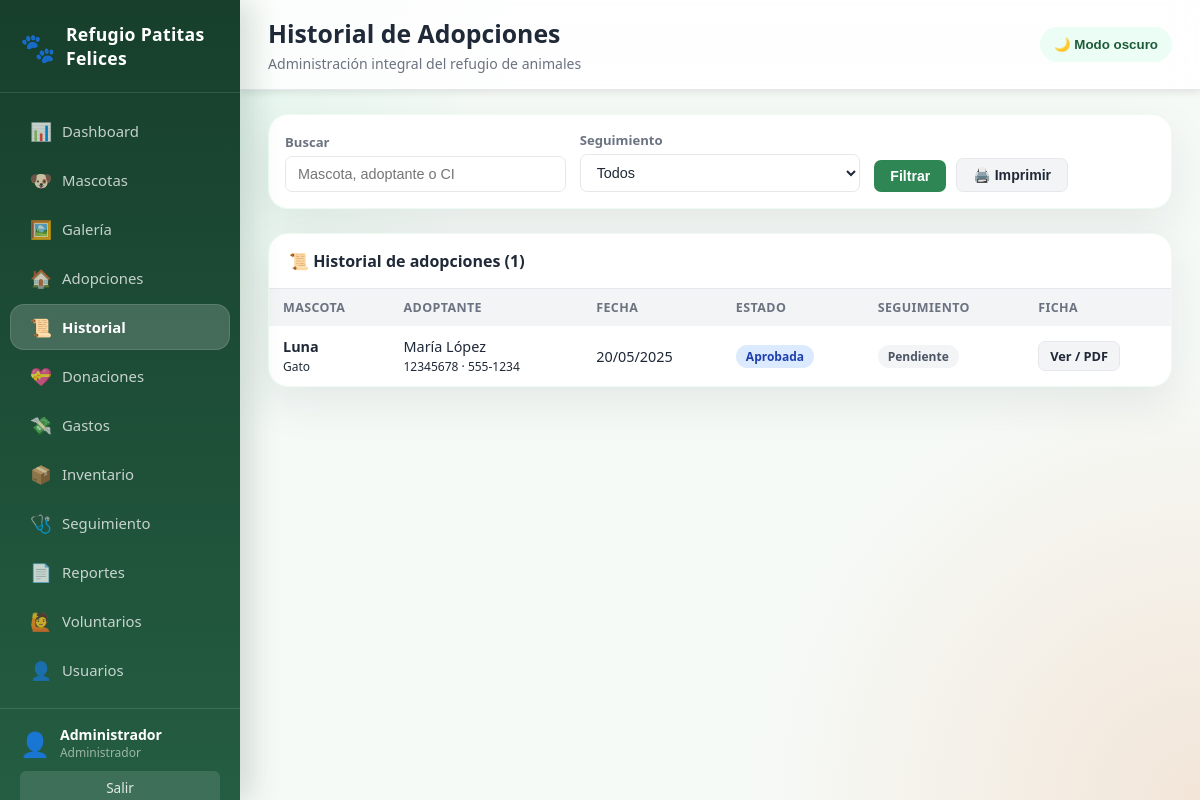
The page /pages/historial_adopciones.php (signed in) on the database its author committed.
### tables this page shows
CREATE TABLE adopciones (
    id INT AUTO_INCREMENT PRIMARY KEY,
    animal_id INT NOT NULL,
    adoptante_id INT NOT NULL,
    fecha_solicitud DATE NOT NULL,
    fecha_adopcion DATE DEFAULT NULL,
    fecha_entrega DATE DEFAULT NULL,
    estado ENUM('pendiente','aprobada','rechazada','entregada') DEFAULT 'pendiente',
    seguimiento_estado ENUM('pendiente','programado','en_seguimiento','completado','alerta') DEFAULT 'pendiente',
    observaciones TEXT,
    responsable_id INT DEFAULT NULL,
    creado_en TIMESTAMP DEFAULT CURRENT_TIMESTAMP,
    FOREIGN KEY (animal_id) REFERENCES animales(id),
    FOREIGN KEY (adoptante_id) REFERENCES adoptantes(id),
    FOREIGN KEY (responsable_id) REFERENCES usuarios(id)
);

CREATE TABLE animales (
    id INT AUTO_INCREMENT PRIMARY KEY,
    nombre VARCHAR(100) NOT NULL,
    especie ENUM('perro','gato','ave','conejo','otro') NOT NULL,
    raza VARCHAR(100),
    edad_años TINYINT UNSIGNED DEFAULT 0,
    edad_meses TINYINT UNSIGNED DEFAULT 0,
    tamanio ENUM('pequeño','mediano','grande','gigante') DEFAULT 'mediano',
    sexo ENUM('macho','hembra') NOT NULL,
    peso DECIMAL(5,2),
    color VARCHAR(80),
    estado_salud ENUM('excelente','bueno','regular','critico') NOT NULL DEFAULT 'bueno',
    vacunacion_estado ENUM('completa','parcial','pendiente','desconocida') DEFAULT 'pendiente',
    esterilizacion_estado ENUM('esterilizado','no_esterilizado','pendiente','desconocido') DEFAULT 'pendiente',
    fecha_rescate DATE NOT NULL,
    fecha_ingreso DATE DEFAULT NULL,
    lugar_rescate VARCHAR(200),
    estado ENUM('disponible','adoptado','en_tratamiento','reservado') DEFAULT 'disponible',
    foto VARCHAR(255) DEFAULT NULL,
    personalidad TEXT,
    historia_rescate TEXT,
    observaciones TEXT,
    observaciones_adicionales TEXT,
    creado_en TIMESTAMP DEFAULT CURRENT_TIMESTAMP
);

CREATE TABLE adoptantes (
    id INT AUTO_INCREMENT PRIMARY KEY,
    nombre_completo VARCHAR(150) NOT NULL,
    dni VARCHAR(20) NOT NULL UNIQUE,
    fecha_nacimiento DATE DEFAULT NULL,
    telefono VARCHAR(20),
    email VARCHAR(100),
    direccion VARCHAR(200),
    ciudad VARCHAR(100),
    ocupacion VARCHAR(100),
    profesion VARCHAR(120),
    referencia_personal VARCHAR(200),
    motivo_adopcion TEXT,
    tipo_vivienda ENUM('casa','departamento','habitacion','quinta','otro') DEFAULT 'casa',
    tiene_patio TINYINT(1) DEFAULT 0,
    posee_otras_mascotas TINYINT(1) DEFAULT 0,
    cantidad_personas_hogar TINYINT UNSIGNED DEFAULT 1,
    observaciones TEXT,
    estado_civil ENUM('soltero','casado','divorciado','viudo','union_libre') DEFAULT 'soltero',
    creado_en TIMESTAMP DEFAULT CURRENT_TIMESTAMP
);

### includes/config.php (called while the page is built, shortened)
<?php
function e($str) {
    return htmlspecialchars((string)($str ?? ''), ENT_QUOTES, 'UTF-8');
}
function fechaLatina($fecha) {
    return $fecha ? date('d/m/Y', strtotime($fecha)) : '-';
}

### pages/historial_adopciones.php (the view, shortened to what this page needs)
<?php
require_once '../includes/config.php';
$pdo = conectar();
$buscar = trim($_GET['buscar'] ?? '');
$where = "WHERE 1=1";
$params = [];
$stmt = $pdo->prepare("
    SELECT a.*, an.nombre animal_nombre, an.especie, ad.nombre_completo, ad.dni, ad.telefono, ad.email, ad.direccion, ad.ciudad
    FROM adopciones a
    JOIN animales an ON a.animal_id = an.id
    JOIN adoptantes ad ON a.adoptante_id = ad.id
    $where
    ORDER BY COALESCE(a.fecha_adopcion, a.fecha_solicitud) DESC
");
$stmt->execute($params);
$historial = $stmt->fetchAll();
include '../includes/header.php';
?>
<div class="card filters-card no-print">
    <form method="GET" class="filter-grid">
        <div class="form-group"><label>Buscar</label><input type="text" name="buscar" value="<?= e($buscar) ?>" placeholder="Mascota, adoptante o CI"></div>
        <div class="form-group"><label>Seguimiento</label><select name="estado"><option value="">Todos</option></select></div>
        <div class="form-actions inline"><button class="btn btn-primary">Filtrar</button><button type="button" onclick="window.print()" class="btn btn-secondary">🖨️ Imprimir</button></div>
    </form>
</div>
<div class="card printable">
    <div class="card-header"><h2>📜 Historial de adopciones (<?= count($historial) ?>)</h2></div>
    <div class="table-wrap">
        <table>
            <thead><tr><th>Mascota</th><th>Adoptante</th><th>Fecha</th><th>Estado</th><th>Seguimiento</th><th class="no-print">Ficha</th></tr></thead>
            <tbody>
            <?php foreach ($historial as $h): ?>
            <tr>
                <td><strong><?= e($h['animal_nombre']) ?></strong><br><small><?= ucfirst(e($h['especie'])) ?></small></td>
                <td><?= e($h['nombre_completo']) ?><br><small><?= e($h['dni']) ?> · <?= e($h['telefono']) ?></small></td>
                <td><?= fechaLatina($h['fecha_adopcion'] ?: $h['fecha_solicitud']) ?></td>
                <td><span class="badge badge-azul"><?= ucfirst(e($h['estado'])) ?></span></td>
                <td><span class="badge badge-gris"><?= ucfirst(str_replace('_',' ', e($h['seguimiento_estado'] ?? 'pendiente'))) ?></span></td>
                <td class="no-print"><a class="btn btn-secondary btn-sm" href="adopciones.php?accion=ver&id=<?= $h['id'] ?>">Ver / PDF</a></td>
            </tr>
            <?php endforeach; ?>
            </tbody>
        </table>
    </div>
</div>
<?php include '../includes/footer.php'; ?>

### css/style.css (style rules this page uses)
*, *::before, *::after { box-sizing: border-box; margin: 0; padding: 0; }
:root { --verde: #2d8653; --verde-light:#e8f5ee; --verde-dark: #1e5c38; --naranja: #e07b39; --azul: #3a7bd5; --rojo: #d94f4f; --gris: #6b7280; --gris-light: #f3f4f6; --blanco: #ffffff; --texto: #1f2937; --borde: #e5e7eb; --sombra: 0 2px 8px rgba(0,0,0,.10); --sidebar-w: 240px; }
body { font-family: 'Segoe UI', system-ui, sans-serif; background: var(--gris-light); color: var(--texto); display: flex; min-height: 100vh; }
.card { background: var(--blanco); border-radius: 10px; box-shadow: var(--sombra); overflow: hidden; margin-bottom: 24px; }
.card-header { display: flex; align-items: center; justify-content: space-between; padding: 16px 20px; border-bottom: 1px solid var(--borde); }
.card-header h2 { font-size: 1rem; font-weight: 700; }
.table-wrap { overflow-x: auto; }
table { width: 100%; border-collapse: collapse; font-size: .9rem; }
thead { background: var(--gris-light); }
th { padding: 10px 14px; text-align: left; font-size: .78rem; text-transform: uppercase; color: var(--gris); letter-spacing: .4px; }
td { padding: 11px 14px; border-bottom: 1px solid var(--borde); vertical-align: middle; }
tr:last-child td { border-bottom: none; }
.badge { display: inline-block; padding: 3px 10px; border-radius: 20px; font-size: .75rem; font-weight: 600; }
.badge-azul { background: #dbeafe; color: #1e40af; }
.badge-gris { background: #f3f4f6; color: #4b5563; }
.btn { display: inline-flex; align-items: center; gap: 6px; padding: 8px 16px; border-radius: 7px; font-size: .88rem; font-weight: 600; border: none; cursor: pointer; text-decoration: none; transition: opacity .15s, transform .1s; }
.btn-primary { background: var(--verde); color: #fff; }
.btn-secondary { background: var(--gris-light); color: var(--texto); border: 1px solid var(--borde); }
.btn-sm { padding: 5px 11px; font-size: .8rem; }
.form-group { display: flex; flex-direction: column; gap: 5px; }
label { font-size: .82rem; font-weight: 600; color: var(--gris); }
input, select, textarea { padding: 9px 12px; border: 1px solid var(--borde); border-radius: 7px; font-size: .9rem; color: var(--texto); background: var(--blanco); transition: border-color .15s; width: 100%; }
.form-actions { display: flex; gap: 10px; margin-top: 20px; }
:root { --menta: #9be7c4; --crema: #fff7ed; --lila: #a78bfa; --panel: rgba(255,255,255,.86); --gradiente: linear-gradient(135deg, #164e38 0%, #2d8653 45%, #e07b39 100%); }
body { background: radial-gradient(circle at top left, rgba(155,231,196,.35), transparent 32rem), radial-gradient(circle at bottom right, rgba(224,123,57,.16), transparent 28rem), #f6faf7; }
.card, .form-card, .stat-card { border: 1px solid rgba(34, 197, 94, .08); border-radius: 20px; box-shadow: 0 16px 45px rgba(15, 23, 42, .08); }
.filters-card { padding: 16px; }
.filter-grid { display: grid; grid-template-columns: repeat(auto-fit, minmax(180px, 1fr)); gap: 14px; align-items: end; }
.form-actions.inline { margin-top: 0; align-items: end; flex-wrap: wrap; }

### rows shown on the page
adopciones: animal.nombre "Luna", animal.especie "Gato", adoptante.nombre_completo "María López", adoptante.dni "12345678", adoptante.telefono "555-1234", fecha_adopcion+fecha_solicitud "20/05/2025", estado "Aprobada", seguimiento_estado "Pendiente"

### other values the page prints
SITE_NAME "Refugio Patitas Felices"
$_SESSION['nombre'] "Administrador"
$_SESSION['rol'] "Administrador"
$titulo "Historial de Adopciones"
count($historial) "1"
